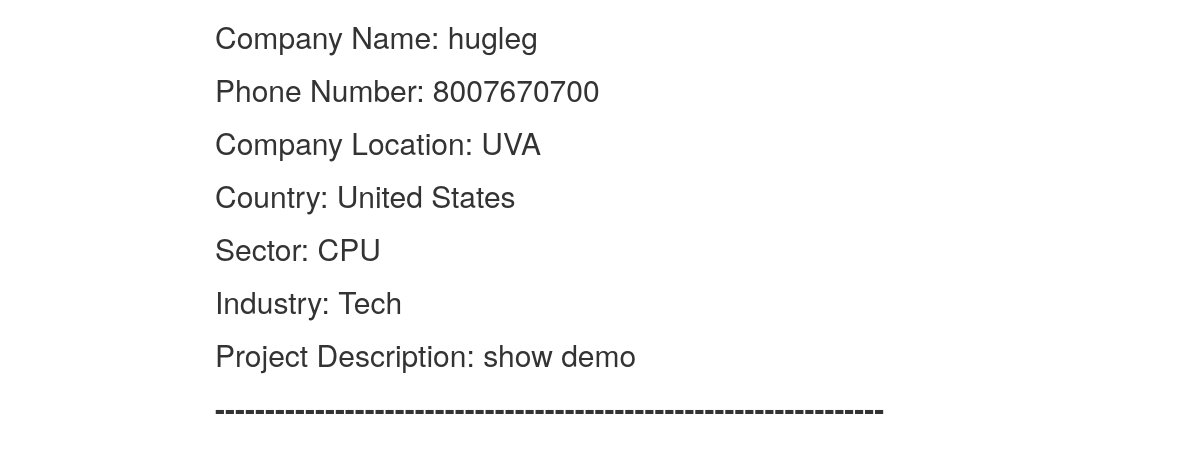
Page /catalog/viewallreport/ (signed in) on the earlier database version.
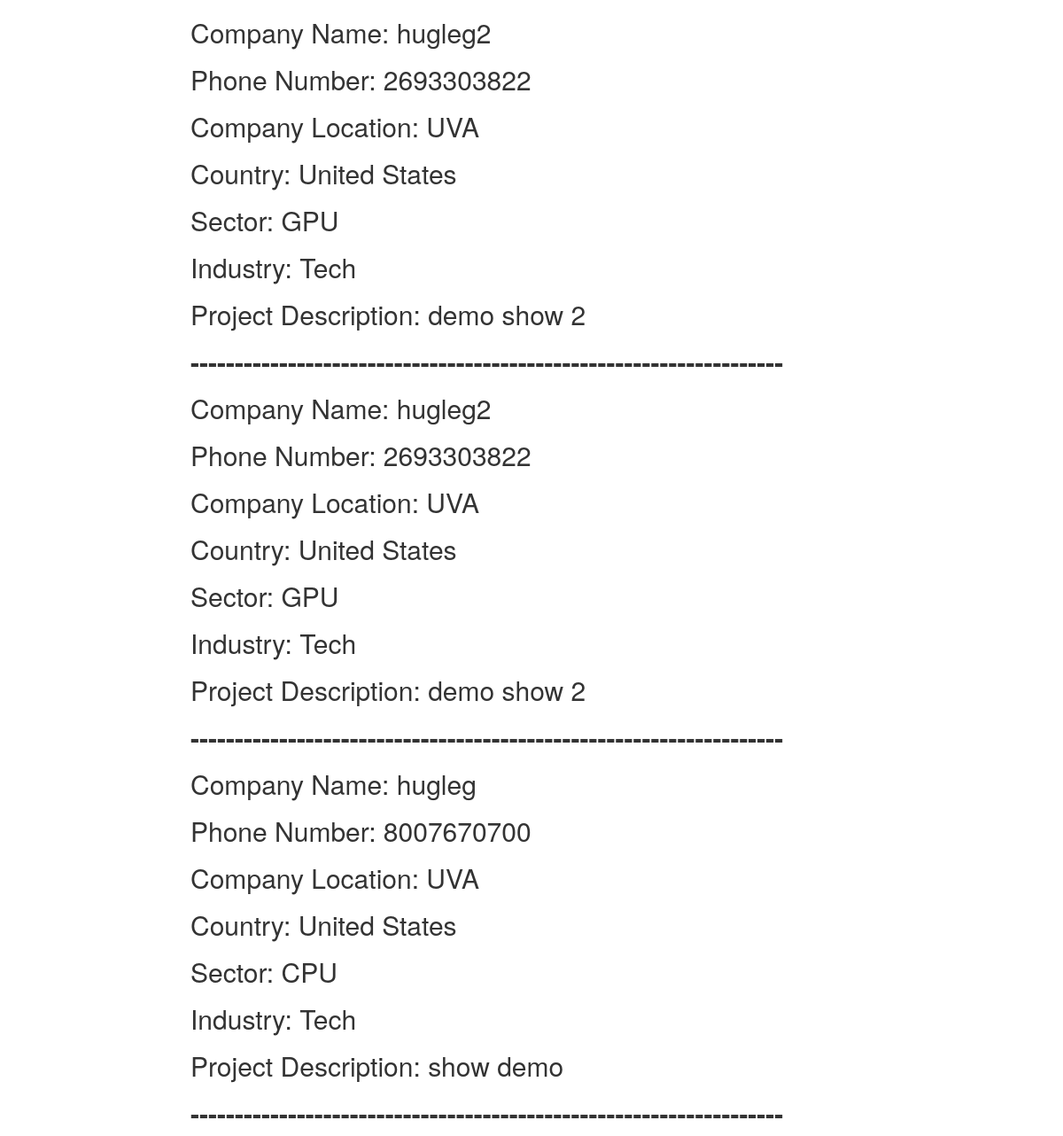
Same page on the later database version.
### catalog/models.py (models this page shows)
class Report(models.Model):
    report_no = models.AutoField(primary_key=True)
    current_projects = models.CharField(default= "No current Projects",max_length= 1000, help_text="Projects")
    company = models.CharField(max_length=30, help_text="Company name")
    phone = models.CharField(max_length=20, help_text="Company phone number")
    location = models.CharField(max_length=20, help_text="Company location")
    country = models.CharField(max_length=30,help_text="Company country")
    sector = models.CharField(max_length=30, help_text="Company sector")
    industry = models.CharField(max_length=30, help_text="Company industry")
    description=models.CharField(default="No description yet",max_length=3000,help_text="Project description")
    is_private = models.BooleanField(default = False)

### catalog/views.py (the view)
@login_required(login_url = 'login')
def viewallreport(request):
    report_list=Report.objects.all()
    report=Report.objects.all()[0]
    return render(request,'view_all_report.html',{
    "report_list":report_list
})

### catalog/templates/view_all_report.html
{% extends "base_generic.html" %}
{% block content %}
{% for report in report_list reversed %}
<h2>
Company Name: {{report.company}}
</h2>
<h2>
Phone Number: {{report.phone}}
</h2>
<h2>
Company Location: {{report.location}}
</h2>
<h2>
Country: {{report.country}}
</h2>
<h2>
Sector: {{report.sector}}
</h2>
<h2>
Industry: {{report.industry}}
</h2>
<h2>
  Project Description:
  {{report.description}}
</h2>
<h2><b>-------------------------------------------------------------------</b></h2>
{% endfor %}
{% endblock %}

### catalog/templates/base_generic.html (shortened to what this page needs)
<!DOCTYPE html>
<html lang="en">
<head>
<link rel="stylesheet" href="//maxcdn.bootstrapcdn.com/bootstrap/3.2.0/css/bootstrap.min.css">
<link rel="stylesheet" href="//maxcdn.bootstrapcdn.com/bootstrap/3.2.0/css/bootstrap-theme.min.css">
  <link rel="stylesheet" href="https://maxcdn.bootstrapcdn.com/bootstrap/3.3.7/css/bootstrap.min.css">
  {% load static %}
  <link rel="stylesheet" href="{% static 'css/styles.css' %}">
</head>
<body>
  <div class="container-fluid">
    <div class="row">
      <div class="col-sm-10 ">
      {% block content %}{% endblock %}
      </div>
    </div>
  </div>
</body>
</html>

Differences in the rows shown:
added Report: company "hugleg2", phone "2693303822", location "UVA", country "United States", sector "GPU", industry "Tech", description "demo show 2"
added Report: company "hugleg2", phone "2693303822", location "UVA", country "United States", sector "GPU", industry "Tech", description "demo show 2"
